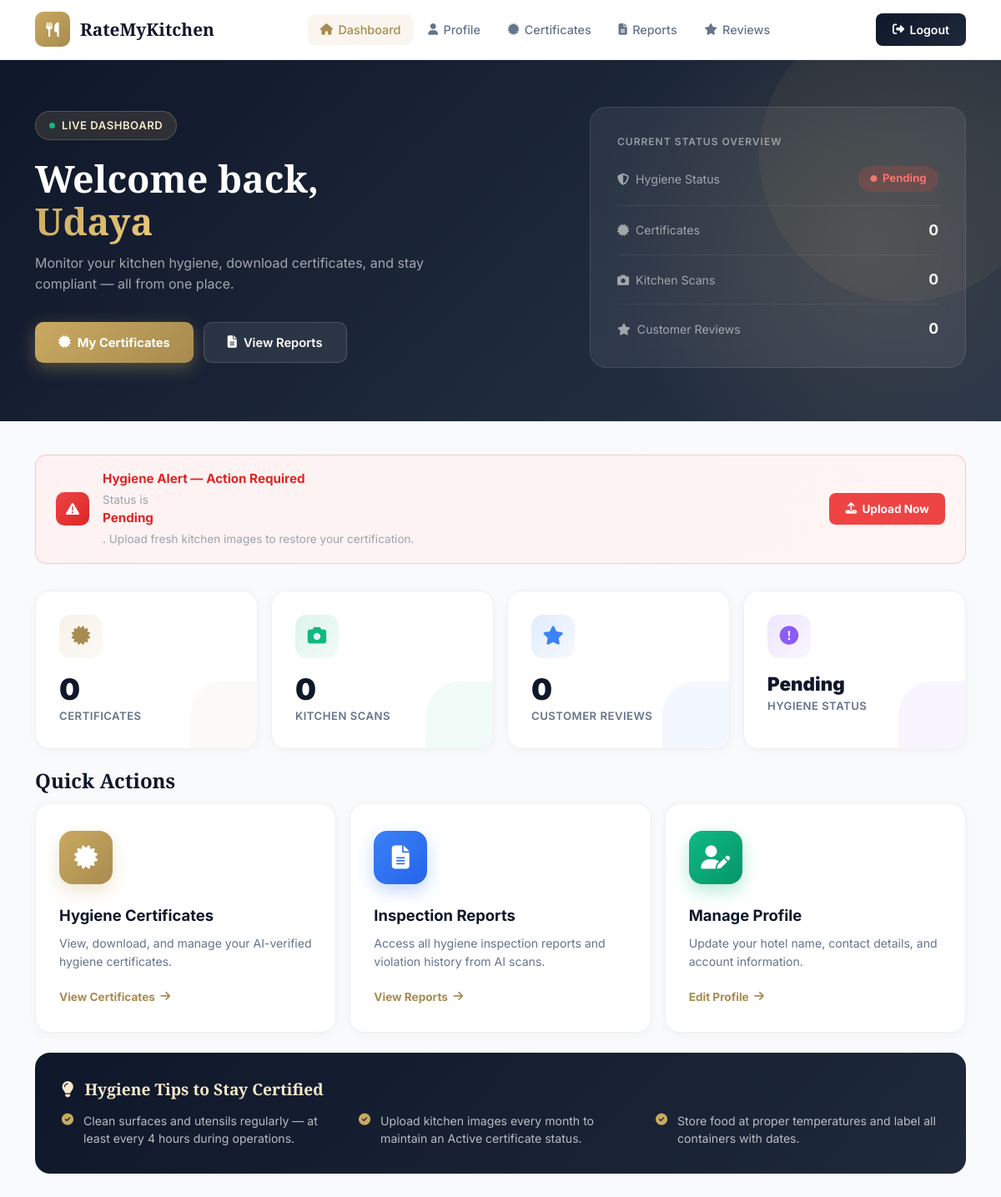
The page /User/homepage/ (signed in) on the database as committed earlier.
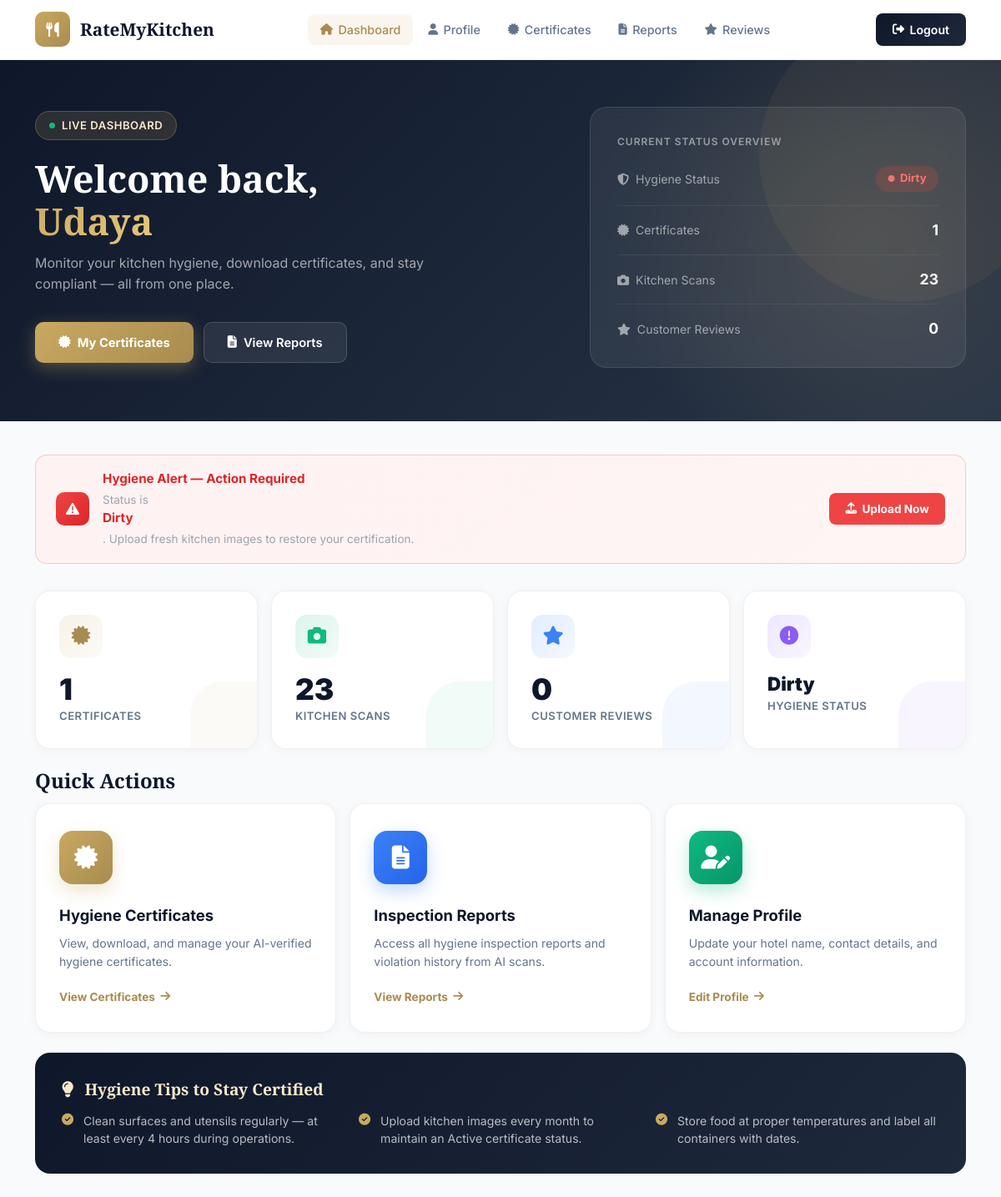
The same page on the database as committed later.
### User/models.py (models this page shows, shortened)
class tbl_hotel(models.Model):
    hotel_name = models.CharField(max_length=100)
    hotel_email = models.EmailField(unique=True)
    hotel_password = models.CharField(max_length=128)
    hotel_contact = models.CharField(max_length=20, blank=True)
    hotel_address = models.CharField(max_length=255, blank=True)
    is_verified = models.IntegerField(
        choices=[
            (0, 'Not Verified'),
            (1, 'Verified'),
            (2, 'Rejected')
        ],
        default=0
    )
    hygiene_status = models.CharField(
        max_length=50,
        choices=[
            ('Pending', 'Pending'),
            ('Clean', 'Clean'),
            ('Moderately Clean', 'Moderately Clean'),
            ('Dirty', 'Dirty'),
        ],
        default='Pending'
    )
    certificate_generated = models.BooleanField(default=False)
    verified_at = models.DateTimeField(null=True, blank=True)

### User/views.py (the view)
# urls.py: path("",views.homepage,name="homepage"),
def homepage(request):
    hotel = _require_hotel(request)
    if not hotel:
        return redirect("guest:login")
    hotel_images = UploadModel.objects.filter(hotel=hotel).count()
    hotel_reviews = CustomerReview.objects.filter(hotel=hotel).count()
    hotel_certs = Certificate.objects.filter(hotel=hotel).count()
    fines = HygieneViolation.objects.filter(hotel=hotel).aggregate(total=Sum('fine_amount'))['total'] or 0
    unseen_warnings = HotelWarning.objects.filter(hotel=hotel, is_read=False).count()
    ctx = {
        "user":          hotel,
        "hotel_images":  hotel_images,
        "hotel_reviews": hotel_reviews,
        "hotel_certs":   hotel_certs,
        "total_fines":   fines,
        "unseen_warnings": unseen_warnings,
    }
    return render(request, "User/Homepage.html", ctx)

### User/views.py (called while the page is built)
def _require_hotel(request):
    hid = request.session.get("hid")
    if not hid:
        return None
    try:
        return tbl_hotel.objects.get(id=hid)
    except tbl_hotel.DoesNotExist:
        return None

### templates/User/Homepage.html (shortened to what the changed rows need)
<!DOCTYPE html>
<html lang="en">
<head>
    <link href="https://cdn.jsdelivr.net/npm/bootstrap@5.3.2/dist/css/bootstrap.min.css" rel="stylesheet">
    <link href="https://cdnjs.cloudflare.com/ajax/libs/font-awesome/6.4.0/css/all.min.css" rel="stylesheet">
    <link href="https://unpkg.com/aos@2.3.1/dist/aos.css" rel="stylesheet">
</head>
<body>
    <section class="hero-banner">
        <div class="container">
            <div class="row align-items-center g-4">
                <div class="col-lg-7" data-aos="fade-right">
                    <h1 class="hero-title">
                        Welcome back,<br><span>{{ user.hotel_name }}</span>
                    </h1>
                </div>
                <div class="col-lg-5" data-aos="fade-left" data-aos-delay="150">
                    <div class="status-panel">
                        <div class="status-row">
                            <span class="status-row-label"><i class="fas fa-shield-alt me-2"></i>Hygiene Status</span>
                            <span class="status-pill {% if user.hygiene_status == 'Clean' %}pill-clean{% elif user.hygiene_status == 'Moderate' %}pill-moderate{% else %}pill-dirty{% endif %}">
                                <i class="fas fa-circle" style="font-size:0.5rem;"></i>
                                {{ user.hygiene_status|default:"Not Inspected" }}
                            </span>
                        </div>
                        <div class="status-row">
                            <span class="status-row-label"><i class="fas fa-certificate me-2"></i>Certificates</span>
                            <span class="status-value">{{ hotel_certs }}</span>
                        </div>
                        <div class="status-row">
                            <span class="status-row-label"><i class="fas fa-camera me-2"></i>Kitchen Scans</span>
                            <span class="status-value">{{ hotel_images }}</span>
                        </div>
                    </div>
                </div>
            </div>
        </div>
    </section>
    <div class="main-content">
        <div class="container">
            {% if user.hygiene_status != 'Clean' and user.hygiene_status %}
            <div class="alert-banner" data-aos="fade-down">
                <div class="alert-icon"><i class="fas fa-exclamation-triangle"></i></div>
                <div class="alert-text">
                    <strong>Hygiene Alert — Action Required</strong>
                    <span>Status is <strong>{{ user.hygiene_status }}</strong>. Upload fresh kitchen images to restore your certification.</span>
                </div>
                <a href="/User/certificates/" class="btn-alert">
                    <i class="fas fa-upload"></i> Upload Now
                </a>
            </div>
            {% endif %}
            <div class="row g-3 mb-4">
                <div class="col-md-3 col-6" data-aos="fade-up" data-aos-delay="50">
                    <div class="stat-card gold">
                        <div class="stat-icon-box gold"><i class="fas fa-certificate"></i></div>
                        <div class="stat-number" data-count="{{ hotel_certs }}">{{ hotel_certs }}</div>
                        <div class="stat-label">Certificates</div>
                    </div>
                </div>
                <div class="col-md-3 col-6" data-aos="fade-up" data-aos-delay="100">
                    <div class="stat-card green">
                        <div class="stat-icon-box green"><i class="fas fa-camera"></i></div>
                        <div class="stat-number" data-count="{{ hotel_images }}">{{ hotel_images }}</div>
                        <div class="stat-label">Kitchen Scans</div>
                    </div>
                </div>
                <div class="col-md-3 col-6" data-aos="fade-up" data-aos-delay="200">
                    <div class="stat-card purple">
                        <div class="stat-icon-box purple">
                            <i class="fas fa-{% if user.hygiene_status == 'Clean' %}check-circle{% else %}exclamation-circle{% endif %}"></i>
                        </div>
                        <div class="stat-number" style="font-size:1.4rem;margin-top:0.3rem;">
                            {{ user.hygiene_status|default:"—" }}
                        </div>
                        <div class="stat-label">Hygiene Status</div>
                    </div>
                </div>
            </div>
            <div class="section-head mt-2 mb-1" data-aos="fade-up">
                <h2>Quick Actions</h2>
            </div>
        </div>
    </div>
</body>
</html>

Rows that differ between the two databases and show on the page:
changed tbl_hotel "Udaya": hygiene_status "Pending" → "Dirty"
Other text that changed with them:
{{ hotel_certs }}: "0" → "1"
{{ hotel_images }}: "0" → "23"
